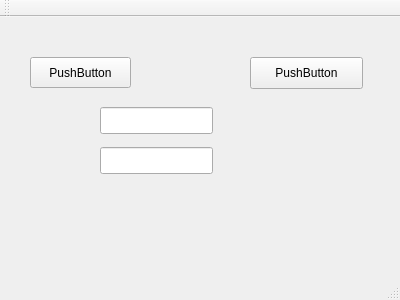
<?xml version="1.0" encoding="UTF-8"?>
<ui version="4.0">
 <class>MainWindow</class>
 <widget class="QMainWindow" name="MainWindow">
  <property name="geometry">
   <rect>
    <x>0</x>
    <y>0</y>
    <width>400</width>
    <height>300</height>
   </rect>
  </property>
  <property name="windowTitle">
   <string>MainWindow</string>
  </property>
  <widget class="QWidget" name="centralWidget">
   <widget class="QPushButton" name="pushButton">
    <property name="geometry">
     <rect>
      <x>30</x>
      <y>40</y>
      <width>101</width>
      <height>31</height>
     </rect>
    </property>
    <property name="text">
     <string>PushButton</string>
    </property>
   </widget>
   <widget class="QLineEdit" name="lineEdit">
    <property name="geometry">
     <rect>
      <x>100</x>
      <y>90</y>
      <width>113</width>
      <height>27</height>
     </rect>
    </property>
   </widget>
   <widget class="QLineEdit" name="lineEdit_2">
    <property name="geometry">
     <rect>
      <x>100</x>
      <y>130</y>
      <width>113</width>
      <height>27</height>
     </rect>
    </property>
   </widget>
   <widget class="QPushButton" name="pushButton_2">
    <property name="geometry">
     <rect>
      <x>250</x>
      <y>40</y>
      <width>113</width>
      <height>32</height>
     </rect>
    </property>
    <property name="text">
     <string>PushButton</string>
    </property>
   </widget>
  </widget>
  <widget class="QMenuBar" name="menuBar">
   <property name="geometry">
    <rect>
     <x>0</x>
     <y>0</y>
     <width>400</width>
     <height>22</height>
    </rect>
   </property>
  </widget>
  <widget class="QToolBar" name="mainToolBar">
   <attribute name="toolBarArea">
    <enum>TopToolBarArea</enum>
   </attribute>
   <attribute name="toolBarBreak">
    <bool>false</bool>
   </attribute>
  </widget>
  <widget class="QStatusBar" name="statusBar"/>
 </widget>
 <layoutdefault spacing="6" margin="11"/>
 <resources/>
 <connections/>
</ui>
